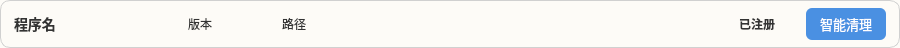
<?xml version="1.0" encoding="UTF-8"?>
<ui version="4.0">
 <class>InformationBoard</class>
 <widget class="QWidget" name="InformationBoard">
  <property name="geometry">
   <rect>
    <x>0</x>
    <y>0</y>
    <width>900</width>
    <height>48</height>
   </rect>
  </property>
  <property name="minimumSize">
   <size>
    <width>600</width>
    <height>48</height>
   </size>
  </property>
  <property name="maximumSize">
   <size>
    <width>16777215</width>
    <height>48</height>
   </size>
  </property>
  <property name="styleSheet">
   <string notr="true">
QWidget#InformationBoard {
    background-color: #FDFBF7;
    border: 1px solid #D0D0D0;
    border-radius: 10px;
}


QWidget#InformationBoard QLabel {
    background: transparent;
    border: none;
    color: #333333;
}


QLabel#nameLabel {
    font-size: 14px;
    font-weight: bold;
    color: #222222;
}


QLabel#versionLabel {
    color: #666666;
}


QLabel#pathLabel {
    color: #888888;
}


QLabel#registeredLabel {
    color: #2E8B57;
    font-weight: bold;
}

/* 未注册：红色加粗（ registered=false 切换） */
QLabel#registeredLabel[registered="false"] {
    color: #C0392B;
}

/* 智能清理按钮 */
QPushButton#cleanBtn {
    background-color: #4A90E2;
    color: white;
    border: none;
    border-radius: 6px;
    padding: 6px 14px;
    font-size: 13px;
}
QPushButton#cleanBtn:hover {
    background-color: #357ABD;
}
QPushButton#cleanBtn:pressed {
    background-color: #2C6BA8;
}
QPushButton#cleanBtn:disabled {
    background-color: #BFBFBF;
    color: #F0F0F0;
}</string>
  </property>
  <layout class="QHBoxLayout" name="mainLayout">
   <property name="spacing">
    <number>14</number>
   </property>
   <property name="leftMargin">
    <number>14</number>
   </property>
   <property name="topMargin">
    <number>8</number>
   </property>
   <property name="rightMargin">
    <number>14</number>
   </property>
   <property name="bottomMargin">
    <number>8</number>
   </property>
   <item>
    <widget class="QLabel" name="nameLabel">
     <property name="minimumSize">
      <size>
       <width>160</width>
       <height>0</height>
      </size>
     </property>
     <property name="maximumSize">
      <size>
       <width>220</width>
       <height>16777215</height>
      </size>
     </property>
     <property name="text">
      <string>程序名</string>
     </property>
    </widget>
   </item>
   <item>
    <widget class="QLabel" name="versionLabel">
     <property name="minimumSize">
      <size>
       <width>80</width>
       <height>0</height>
      </size>
     </property>
     <property name="maximumSize">
      <size>
       <width>120</width>
       <height>16777215</height>
      </size>
     </property>
     <property name="text">
      <string>版本</string>
     </property>
    </widget>
   </item>
   <item>
    <widget class="QLabel" name="pathLabel">
     <property name="sizePolicy">
      <sizepolicy hsizetype="Expanding" vsizetype="Preferred">
       <horstretch>1</horstretch>
       <verstretch>0</verstretch>
      </sizepolicy>
     </property>
     <property name="text">
      <string>路径</string>
     </property>
     <property name="textInteractionFlags">
      <set>Qt::TextSelectableByMouse</set>
     </property>
    </widget>
   </item>
   <item>
    <widget class="QLabel" name="registeredLabel">
     <property name="minimumSize">
      <size>
       <width>70</width>
       <height>0</height>
      </size>
     </property>
     <property name="text">
      <string>已注册</string>
     </property>
     <property name="alignment">
      <set>Qt::AlignCenter</set>
     </property>
    </widget>
   </item>
   <item>
    <widget class="QPushButton" name="cleanBtn">
     <property name="cursor">
      <cursorShape>PointingHandCursor</cursorShape>
     </property>
     <property name="text">
      <string>智能清理</string>
     </property>
    </widget>
   </item>
  </layout>
 </widget>
 <resources/>
 <connections/>
</ui>
